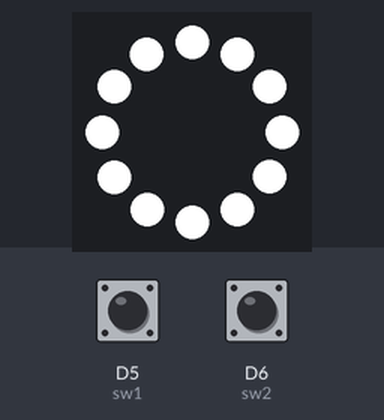
This program was run on a simulated CircuitPython board. On the bench: 12 RGB LEDs in a ring, first at the top, clockwise. The test bench sets the inputs (shaded band); at power-on: D5 (sw1) HIGH, D6 (sw2) HIGH. Dim RGB values are drawn brighter than linear; what the program prints to the serial console is not drawn.

Above: at 1.2 s.
1.3 s: D5 (sw1) pulled LOW for 3.2 s
At 2.7 s:
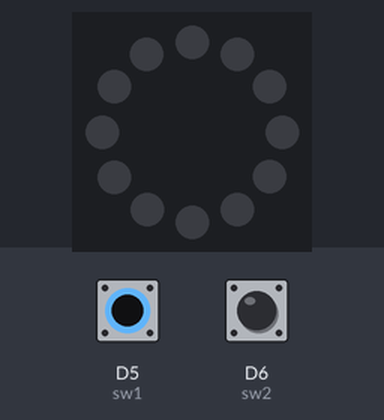
6.0 s: D6 (sw2) pulled LOW for 0.15 s
At 6.9 s:
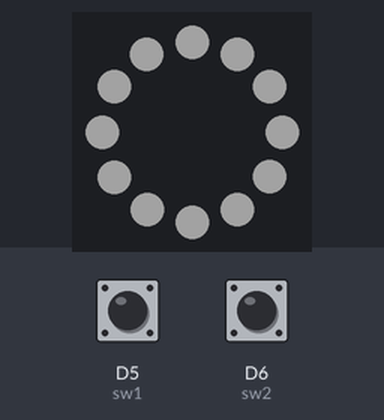
7.6 s: D5 (sw1) pulled LOW for 0.15 s
At 8.1 s:
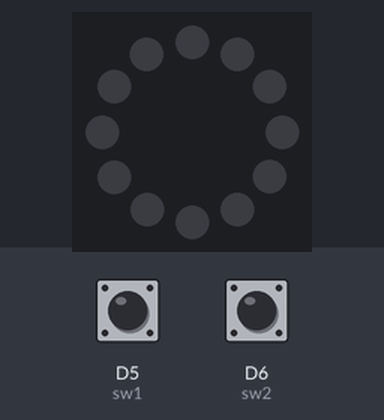
Timing chart, 0 to 8.9 s (numbered marks = the images above; inputs shaded):
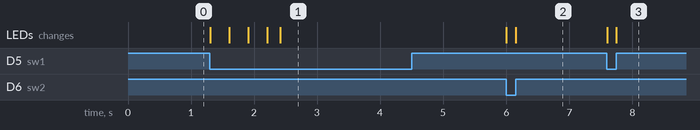

Measured:
- after the input at 6.0 s, the LEDs: first change at once (image 2 shows a later state)

The program:

if_in_the_INPUT_block.py
```python
## Setup Block ##
# import modules
import board
import time
from digitalio import DigitalInOut, Direction, Pull
import neopixel

# create a neopixel object for the 12 pixel RGBW ring
pixel_ring = neopixel.NeoPixel(board.D13, 12, bpp=4)
# for the RGBW ring the parameter bpp=4 must be set!
# this stands for Bytes Per Pixel and the fourth byte is WHITE

# for RGBW neopixels we can only set the colors using Tuples
# this block of code will setup colors as Tuples (RED, GREEN, BLUE, WHITE)
WHITE = (0, 0, 0, 255)

pixel_ring.fill(WHITE)

# create DigitalInOut objects for both STEMMA switches
sw1 = DigitalInOut(board.D5)
sw1.switch_to_input()
# create a digitalio object called sw2
sw2 = DigitalInOut(board.D6)
sw2.switch_to_input()

# variable to track the desired output brightness
brightness = 1.0

# loop forever
while True:
    ## input block ##
    # read sw1 and sw2 inputs into local variables
    sw1_read = sw1.value
    sw2_read = sw2.value
    print('sw1 is:', sw1_read)
    print('sw2 is:', sw2_read)

    # use if elif in the input block to increment and decrement a brightness value
    if sw1_read == False:
        brightness -= 0.01
    elif sw2_read == False:
        brightness += 0.01

    ## Calculation BLock ##
    # constrain the brigtness property to 0 - 1.0
    if brightness > 1:
        brightness = 1
    elif brightness < 0:
        brightness = 0

    ## output block ##
    # use if elif to set four color values on blue_led
    pixel_ring.brightness = brightness

    print()
    time.sleep(0.01)
```
